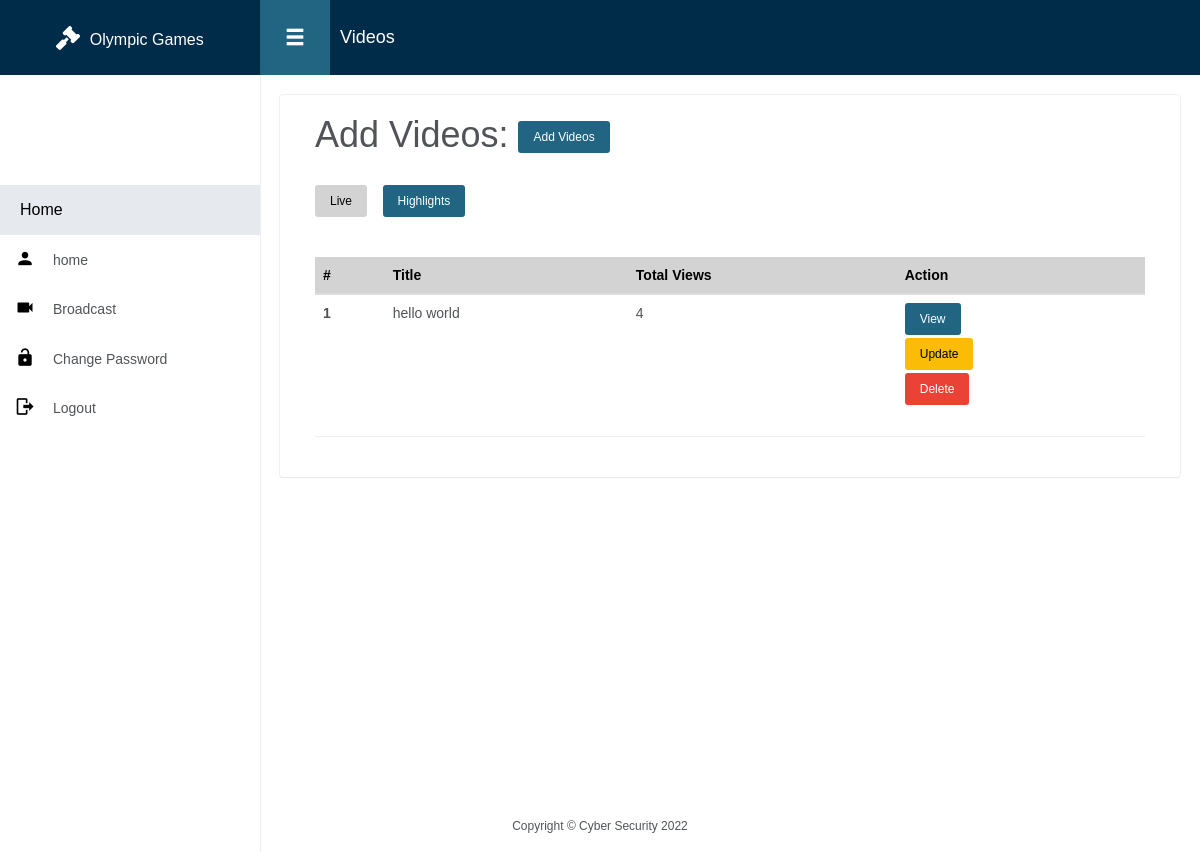
Page /videos/list/Live (signed in) on the earlier database version.
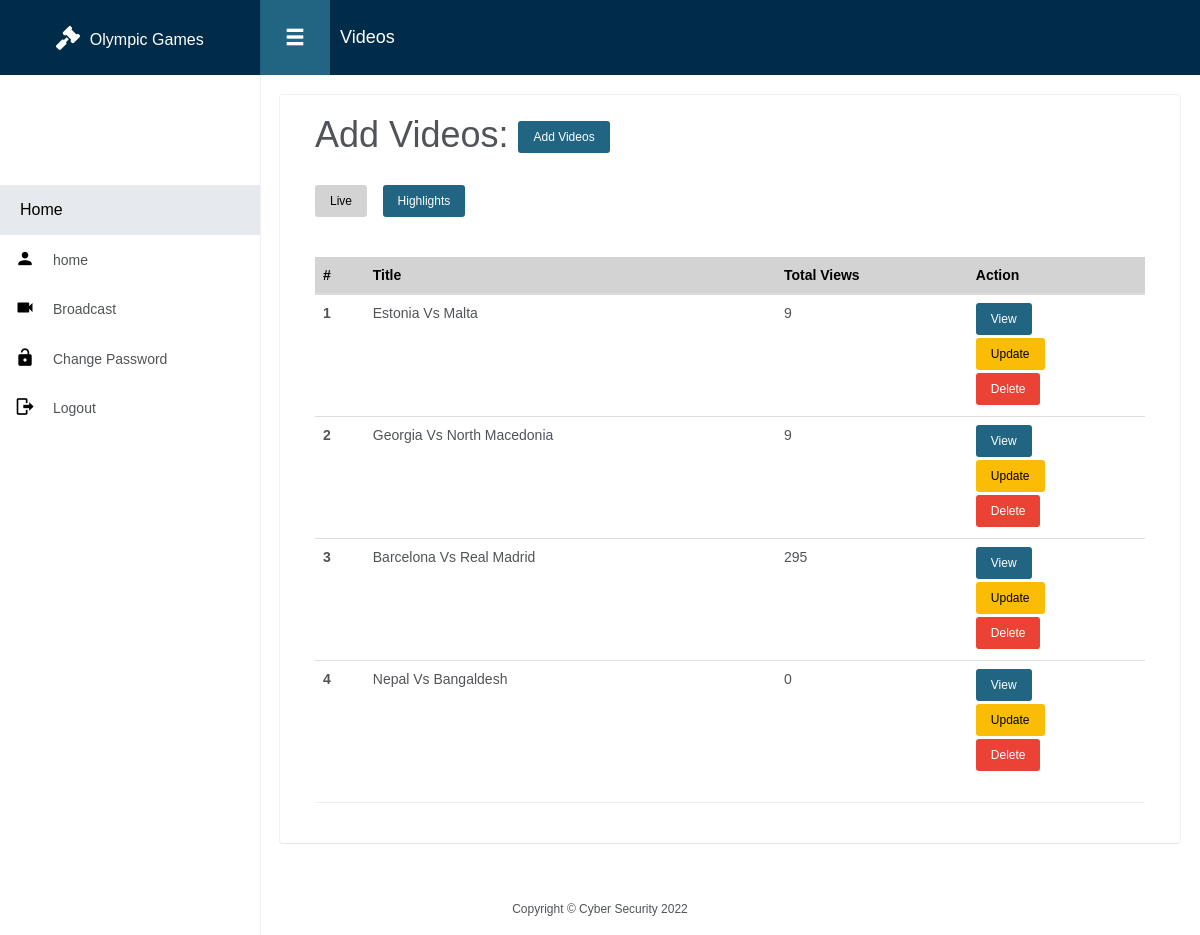
Same page on the later database version.
### broadcast/models.py (models this page shows)
class Broadcast(models.Model):
    title = models.CharField(max_length=100)
    url = models.TextField(max_length=300)
    categories = models.ForeignKey(Categories, on_delete=models.PROTECT)
    total_view = models.IntegerField(default=0)
    def __str__(self):
        return self.title

### broadcast/views.py (the view)
# urls.py: path('list/<str:type>', views.BroadCastListView.as_view(), name='list_broadcast'),
@method_decorator(is_login(), name='dispatch')
class BroadCastListView(ListView):
    model = Broadcast
    context_object_name = 'videos'
    template_name = 'broadcast/list.html'
    def get_queryset(self):
        if self.kwargs['type'] == 'Live':
            print(Broadcast.objects.filter(categories__name='Live'))
            return Broadcast.objects.filter(categories__name='Live')
        else:
            return Broadcast.objects.filter(categories__name='Highlights')

### broadcast/templates/broadcast/list.html (shortened to what this page needs)
{% extends 'base.html' %}
{% load static %}
{% block pagetitle %}Videos{% endblock %}
{% block body %}
    {% if request.user.is_admin %}
        <h1>Add Videos: <a href="{% url 'broadcast:create_broadcast' %}" class="btn btn-sm btn-primary">Add Videos</a>
        </h1>
    {% endif %}
    <br>
    <a href="{% url 'broadcast:list_broadcast' 'Live' %}" class="btn btn-sm btn-secondary">Live</a>&nbsp;&nbsp;&nbsp;
    <a href="{% url 'broadcast:list_broadcast' 'Highlights' %}" class="btn btn-sm btn-primary">Highlights</a><br><br>
    <br>
    <table class="table">
        <thead>
        <tr>
            <th scope="col">#</th>
            <th scope="col">Title</th>
            <th scope="col">Total Views</th>
            <th scope="col">Action</th>
        </tr>
        </thead>
        <tbody>
        {% for vid in videos %}
            <tr>
                <th scope="row">{{ forloop.counter }}</th>
                <td>{{ vid.title }}</td>
                <td>{{ vid.total_view }}</td>
                <td>
                    <a class="btn btn-sm btn-primary" target="_blank" href="{% url 'broadcast:view_video' vid.pk %}">View</a><br>
                    {% if request.user.is_admin %}
                        <a class="btn btn-sm btn-warning"
                           href="{% url 'broadcast:update_broadcast' vid.pk %}">Update</a>
                        <form action="{% url 'broadcast:delete_video' %}" method="POST"
                              onsubmit="return confirm('Are You sure you want to delete?')">
                            <input type="submit" class="btn btn-sm btn-danger" value="Delete">
                        </form>
                    {% endif %}
                </td>
            </tr>
        {% endfor %}
        </tbody>
    </table>
{% endblock %}

Differences in the rows shown:
changed Broadcast: title "hello world" → "Estonia Vs Malta"; total_view "4" → "9"
added Broadcast: title "Georgia Vs North Macedonia", total_view "9"
added Broadcast: title "Barcelona Vs Real Madrid", total_view "295"
added Broadcast: title "Nepal Vs Bangaldesh", total_view "0"
